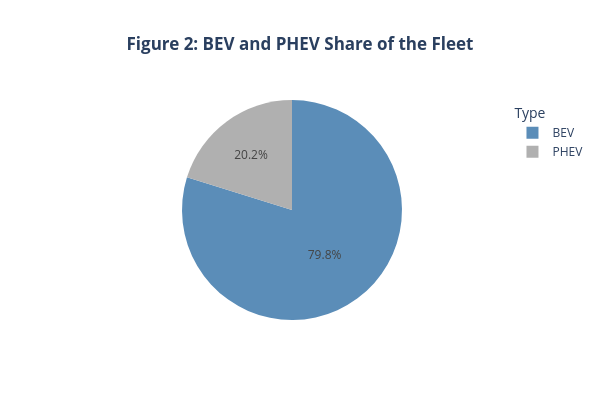

The cell this chart's notebook holds for it:
### Code cell
fig = viz.vehicle_type_pie(bev_vs_phev)

fig.show()

### Figure 1 — Plotly figure (JSON) as saved in the notebook; plotly's stock layout.template omitted (floating-point values rounded to 4 significant figures)
{"data": [{"customdata": [["BEV"], ["PHEV"]], "domain": {"x": [0.0, 1.0], "y": [0.0, 1.0]}, "hovertemplate": "Type=%{customdata[0]}<br>Registrations=%{value}<extra></extra>", "labels": ["BEV", "PHEV"], "legendgroup": "", "marker": {"colors": ["#5B8DB8", "#B0B0B0"]}, "name": "", "showlegend": true, "type": "pie", "values": [215829, 54625]}], "layout": {"height": 400, "legend": {"title": {"text": "Type"}, "tracegroupgap": 0}, "title": {"text": "<b>Figure 2: BEV and PHEV Share of the Fleet</b>", "x": 0.5}, "width": 600}}
